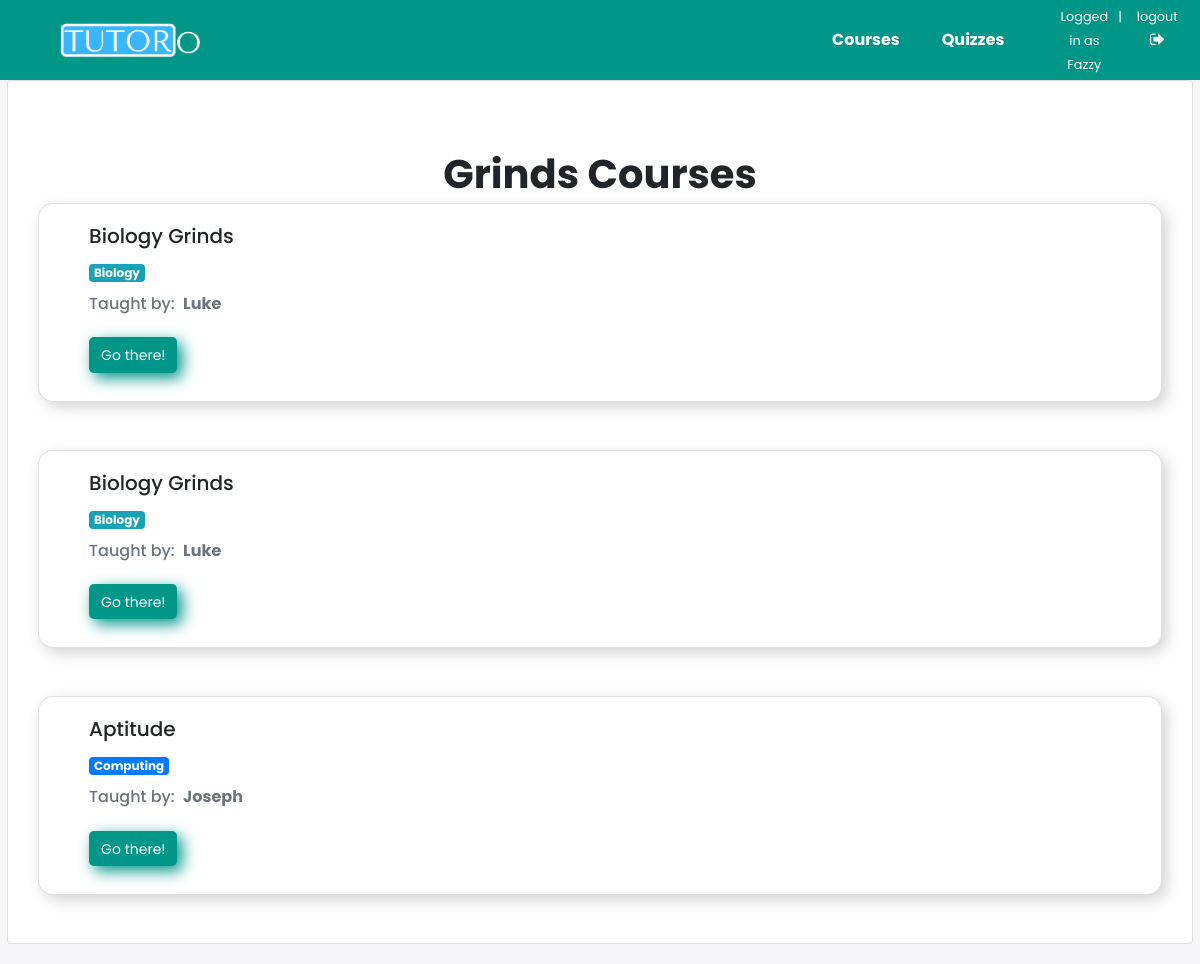
Page /studentdash/home/ (signed in) on the committed database.
### quiz/models.py (models this page shows, shortened)
class User(AbstractUser):
    is_student = models.BooleanField(default=False)
    is_tutor = models.BooleanField(default=False)

class Subject(models.Model):
    name = models.CharField(max_length=30)
    color = models.CharField(max_length=7, default='#007bff')
    def get_html_badge(self):
        name = escape(self.name)
        color = escape(self.color)
        html = '<span class="badge badge-primary" style="background-color: %s">%s</span>' % (color, name)
        return mark_safe(html)

### dashboard/models.py (models this page shows, shortened)
class Course(models.Model):
    name = models.CharField(max_length=255)
    description = models.TextField()
    subject = models.ForeignKey(Subject, on_delete=models.CASCADE)
    student = models.ManyToManyField(User, related_name='members')
    tutor = models.ForeignKey(User, on_delete=models.CASCADE, related_name='courses')

### dashboard/views/student_dashboard.py (the view)
# urls.py: path('home/', student_dashboard.CourseListView.as_view(), name='course_home'),
@method_decorator([login_required, student_required], name='dispatch')
class CourseListView(ListView):
    model = Course
    template_name = 'dashboard/students/home.html'
    context_object_name = 'courses'

### dashboard/templates/dashboard/students/home.html
{% extends 'dashboard/base.html' %}
{% block content %}
    <h1>Grinds Courses</h1>
    {% for course in courses %}
      <div class="card" style="font-family: 'Poppins', sans-serif; margin: 0 30px 0 30px; padding-left:30px; border-radius: 15px; box-shadow: 5px 5px 15px LightGrey;">
        <div class="card-body">
          <h5 class="card-title">{{course.name}}</a></h5>
          <p class="card-text">{{ course.subject.get_html_badge }}</p>
          <h6 class="card-subtitle mb-2 text-muted"><label>Taught by: </label>&nbsp;&nbsp;<strong>{{ course.tutor.first_name }}</strong></h6>
          <button><a href="{% url 'studentdash:course_detail' course.id %}">Go there!</a></button>
        </div>
      </div>
      <br></br>
    {% endfor %}
{% endblock %}

### dashboard/templates/dashboard/base.html (shortened to what this page needs)
<!DOCTYPE html>
{% load static %}
<!DOCTYPE html>
<html lang="en" dir="ltr">
  <head>
    <link rel="stylesheet" href="https://stackpath.bootstrapcdn.com/bootstrap/4.5.2/css/bootstrap.min.css">
    <link rel="stylesheet" href="https://stackpath.bootstrapcdn.com/font-awesome/4.7.0/css/font-awesome.min.css">
    <link rel="stylesheet" href="{% static '/css/style.css'%}">
  </head>
  <body>
    {% if user.is_student == True %}
      <div class="navbar">
      	<a href="{% url 'studentdash:course_home' %}"><img src="../../../static/images/TutorO_Logo.png" class="home-logo"></a>
        <ul class="links">
          <li><a href="{% url 'studentdash:course_home' %}">Courses</a></li>
      		<li><a href="{% url 'students:quiz_list' %}">Quizzes</a></li>
          <li>
            <ul style="padding: 0 10px 0 30px; float: right">
              <li><a href="" style="cursor: default; padding: 0; margin: 0 0 0 0; text-align:center; "><small>Logged in as {{user.first_name}}</small></a></li>
              <li><a href="" style="cursor: default; margin:0 5px 0 0; padding: 0;"><small>|</small></a></li>
          		<li><a href="{% url 'logout' %}" style="padding: 0; margin: 0 0 0 0; text-align: center"><small>logout</small><i class="fa fa-sign-out" aria-hidden="true"></i></a></li>
            </ul>
          </li>
        </ul>
      </div>
    {% endif %}
<div class="content-wrapper" style="margin-top:100px">
    <div class="card mb-3" style="margin-top:50px">
      <div class="card-body">
        </div>
      <br>
      {% block content %}
      {% endblock %}
      </div>
    </div>
  </body>
</html>

### static/css/style.css (style rules this page uses)
body { background: #f6f5f7; display: flex; justify-content: center; align-items: center; flex-direction: column; font-family: 'Poppins', sans-serif; height: 100vh; margin: -20px 0 50px; }
.content-wrapper { width: 98.82vw; height: 100%; }
h1 { font-weight: bold; margin: 0; text-align: center; padding: 5px; }
ul { decoration: none; list-style: none; font-size: 14px; display: flex; padding-top: 5px; padding-bottom: 5px; padding-left: 0; margin: 0; }
li { padding-right: 10px; }
a { color: #fff; text-decoration: none; font-size: 14px; margin: 15px 0; }
.navbar { position: fixed; z-index: 10; left: 0; right: 0; top: 0; font-family: 'Poppins', sans-serif; padding: 0 5%; height: 80px; background-color: #009688; }
.navbar .home-logo { float: left; width: auto; height: 35px; display: flex; align-items: center; font-size: 24px; }
.navbar .links { float: right; padding: 0; margin: 0; width: 30%; height: 100%; display: flex; justify-content: space-around; align-items: center; }
.navbar .links li { list-style: none; }
.navbar .links a { display: block; padding: 1em; font-size: 16px; font-weight: bold; color: #fff; text-decoration: none; }
button { border: 3px #009688; border-radius: 5px; margin: 8px 0; outline: none; padding: 5px 12px 5px 12px; box-sizing: border-box; border-color: #009688; box-shadow: 5px 5px 15px 0 #009688; font-family: 'Poppins', sans-serif; font-weight: normal; font-size: 17px; color: #fff; background-color: #009688; }

### rows in the picture
User: first_name "Fazzy"
Course: name "Biology Grinds", subject.get_html_badge "Biology", tutor.first_name "Luke"
Course: name "Biology Grinds", subject.get_html_badge "Biology", tutor.first_name "Luke"
Course: name "Aptitude", subject.get_html_badge "Computing", tutor.first_name "Joseph"
